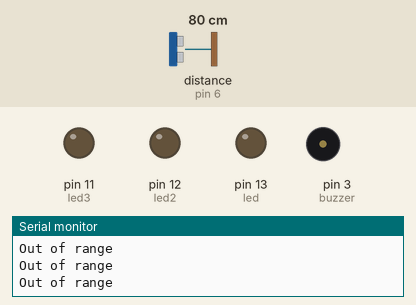
The sketch below on a simulated Arduino Uno, built with avr-gcc and run on an emulated ATmega328P. Shown: output pins drawn as LEDs (lit = HIGH), buzzer (waves = sounding), the last lines printed to the serial monitor. Wiring (inferred from the names in the program): ultrasonic range finder: trigger pin 7; echo pin 6. The test bench sets the inputs (shaded band); at power-on: distance to the obstacle (sensor on pin 6) 80 cm. The echo pulse lasts 58.3 µs per cm; pins used as bus, display or sensor lines are not drawn.

Above: at 1.3 s.
1.4 s: distance to the obstacle (sensor on pin 6) set to 13 cm
2.9 s: distance to the obstacle (sensor on pin 6) set to 10 cm
At 4.2 s:
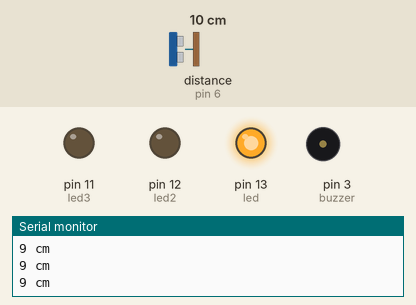
4.5 s: distance to the obstacle (sensor on pin 6) set to 7 cm
6.0 s: distance to the obstacle (sensor on pin 6) set to 4 cm
At 6.9 s:
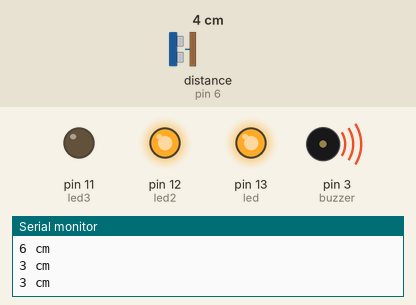
7.5 s: distance to the obstacle (sensor on pin 6) set to 2 cm
At 8.1 s:
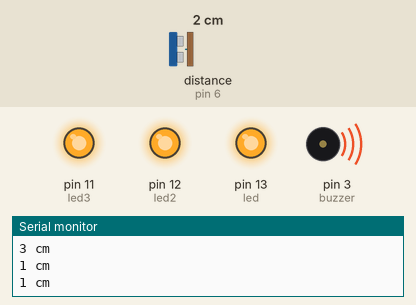
9.0 s: distance to the obstacle (sensor on pin 6) set to 5 cm
At 9.4 s:
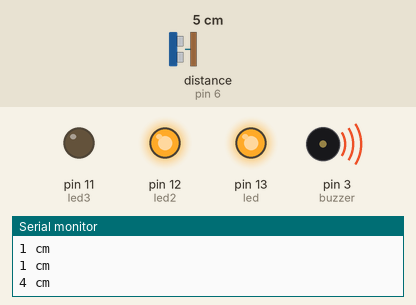
Timing chart, 0 to 11.5 s (numbered marks = the images above; inputs shaded):
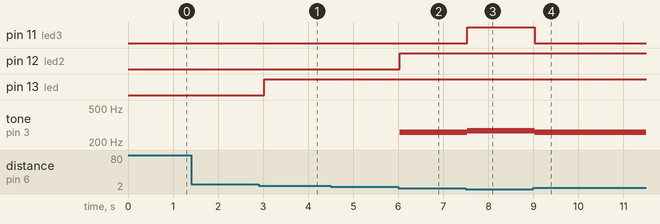

Measured:
- the behaviour switches between 12 and 11 cm on distance to the obstacle (sensor on pin 6) (found by bisection; images 0 and 1)
- the behaviour switches between 6 and 5 cm on distance to the obstacle (sensor on pin 6) (found by bisection; images 1 and 2)
- the behaviour switches between 3 and 4 cm on distance to the obstacle (sensor on pin 6) (found by bisection; images 3 and 4)
- after the input at 2.9 s, pin 13 (led): LOW → HIGH after 0.12 s
- after the input at 6.0 s, pin 12 (led2): LOW → HIGH at once; tone on pin 3 (buzzer): silent → 260 Hz at once
- after the input at 7.5 s, pin 11 (led3): LOW → HIGH at once; tone on pin 3 (buzzer): 260 Hz → 270 Hz at once
- after the input at 9.0 s, pin 11 (led3): HIGH → LOW at once; tone on pin 3 (buzzer): 270 Hz → 260 Hz at once

The sketch:

bridgesec.ino
```cpp
#define trigPin 7
#define echoPin 6
#define led 13
#define led2 12
#define led3 11
#define buzzer 3

int sound = 0;


void setup() {
  Serial.begin (9600);
  pinMode(trigPin, OUTPUT);
  pinMode(echoPin, INPUT);
  pinMode(led, OUTPUT);
  pinMode(led2, OUTPUT);
  pinMode(led3, OUTPUT);
  pinMode(buzzer, OUTPUT);

}

void loop() {
  long duration, distance;
  digitalWrite(trigPin, LOW);
  delayMicroseconds(2);
  digitalWrite(trigPin, HIGH);
  delayMicroseconds(10);
  digitalWrite(trigPin, LOW);
  duration = pulseIn(echoPin, HIGH);
  distance = (duration/2) / 29.1;


  if (distance <= 10) {
    digitalWrite(led, HIGH);
    sound = 0;
}
  else {
    digitalWrite(led,LOW);
  }
  if (distance < 5) {
      digitalWrite(led2, HIGH);
      sound = 260;
}
  else {
      digitalWrite(led2, LOW);
  }
  if (distance < 3) {
      digitalWrite(led3, HIGH);
      sound = 270;
}
  else {
    digitalWrite(led3, LOW);
  }


  if (distance > 10 || distance <= 0){
    Serial.println("Out of range");
    noTone(buzzer);
  }
  else {
    Serial.print(distance);
    Serial.println(" cm");
    tone(buzzer, sound);

  }
  delay(500);
}
```
